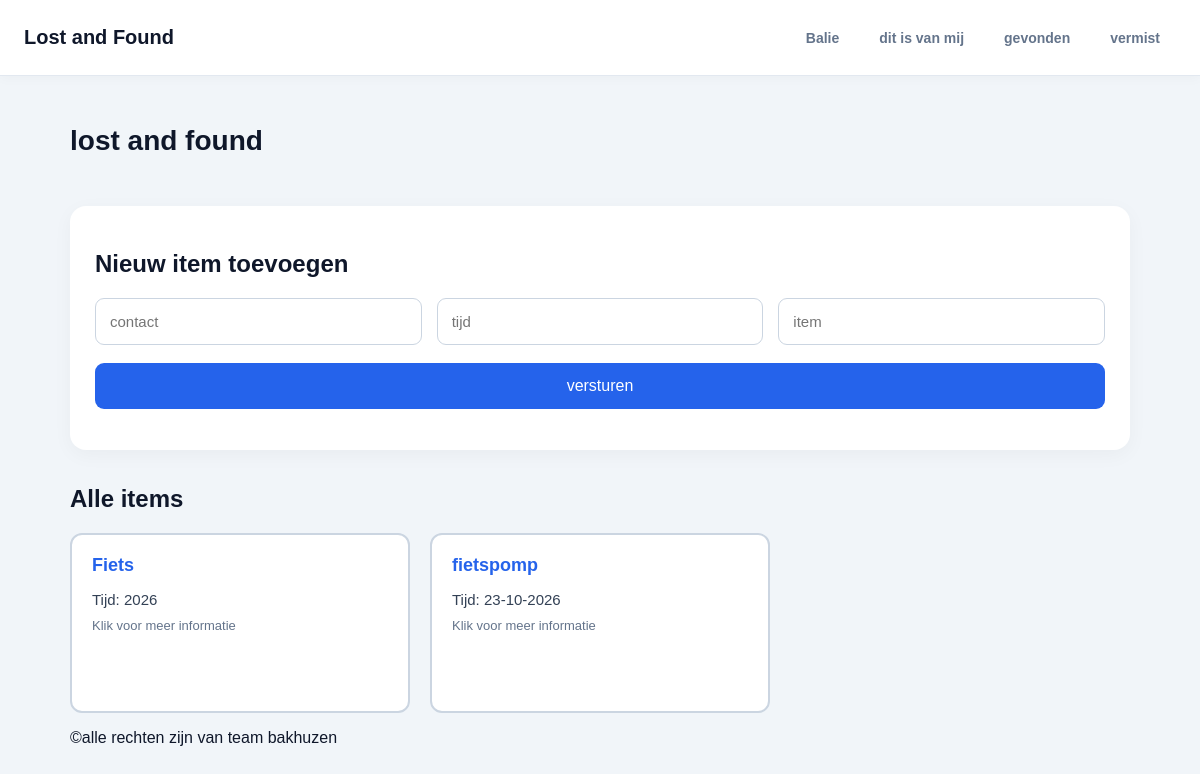
/balie.php, run on an earlier commit of the app's database.
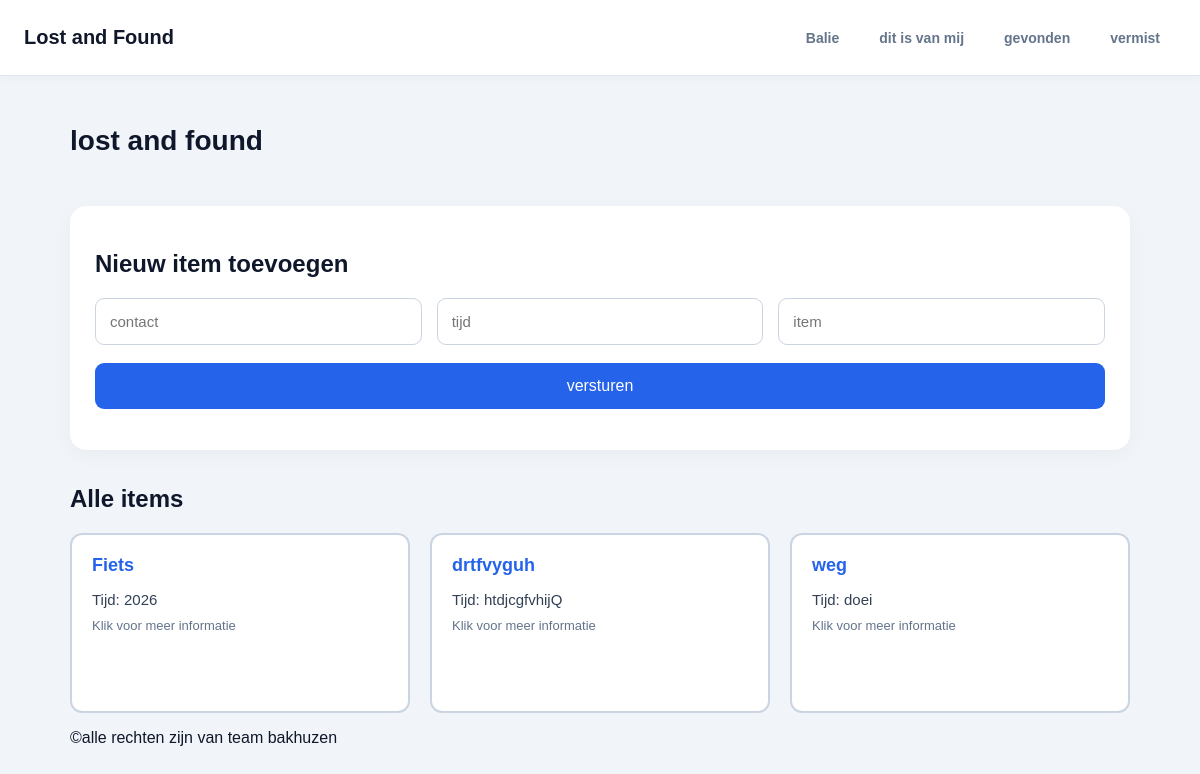
And on a later commit of the database.
### tables this page shows
CREATE TABLE lost_items (
        id INTEGER PRIMARY KEY AUTOINCREMENT,
        item TEXT,
        lost_time TEXT,
        contact TEXT
    );

### balie.php (the view, shortened to what this page needs)
<?php
require 'db.php';
?>
<?php include("header.php"); ?>
<!DOCTYPE html>
<html lang="nl">
<head>
    <link rel="stylesheet" href="balie.css">
</head>
<body>
<div class="container">
    <header>
        <h1>lost and found</h1>
    </header>
    <section class="form-box">
        <h2>Nieuw item toevoegen</h2>
        <form action="opslaan.php" method="POST" id="itemForm">
            <div class="form-row">
                <input id="contact" name="contact" type="text"
                       placeholder="contact" required>
                <input id="lost_time" name="lost_time" type="text"
                       placeholder="tijd" required>
                <input id="item" name="item" type="text"
                       placeholder="item" required>
            </div>
            <button class="add" type="submit">
                versturen
            </button>
        </form>
    </section>
    <h2>Alle items</h2>
    <section class="items">
        <div class="itemsrow">
<?php
$statement = $db->query("SELECT * FROM lost_items");
$items = $statement->fetchAll(PDO::FETCH_ASSOC);
foreach ($items as $item) {
    $id = (int) $item['id'];
    $naam = htmlspecialchars($item['item'], ENT_QUOTES, 'UTF-8');
    $tijd = htmlspecialchars($item['lost_time'], ENT_QUOTES, 'UTF-8');
    echo "<div class='echomaincontainer'>";
    echo "<label class='echomain' for='popup-$id'>";
    echo "<h2>$naam</h2>";
    echo "<p>Tijd: $tijd</p>";
    echo "<span class='bekijk-label'>Klik voor meer informatie</span>";
    echo "</label>";
    echo "</div>";
}
?>
        </div>
    </section>
    <?php require 'footer.php'; ?>
</body>
</html>

### header.php (shortened to what this page needs)
<head>
    <link rel="stylesheet" href="header.css">
</head>
<nav class="navbar">
    <div class="nav-container">
        <title class="nav-logo">
            Lost and Found
        </title>
        <div class="nav-links">
            <a href="balie.php" class="nav-link">Balie</a>
            <a href="dit%20is%20van%20mij.php" class="nav-link">dit is van mij</a>
            <a href="gevonden.php" class="nav-link">gevonden</a>
            <a href="vermist.php" class="nav-link">vermist</a>
        </div>
    </div>
</nav>

### footer.php (shortened to what this page needs)
<footer>
    <p>©alle rechten zijn van team bakhuzen</p>
</footer>

### header.css (style rules this page uses)
.navbar { background: #ffffff; border-bottom: 1px solid #e2e8f0; box-shadow: 0 2px 12px rgba(0, 0, 0, 0.03); position: sticky; top: 0; z-index: 1000; width: 100%; }
.nav-container { max-width: 1200px; margin: 0 auto; min-height: 75px; padding: 0 24px; display: flex; justify-content: space-between; align-items: center; gap: 20px; }
.nav-logo { display: flex; align-items: center; gap: 10px; text-decoration: none; font-size: 20px; font-weight: 700; }
.nav-links { display: flex; align-items: center; gap: 8px; }
.nav-link { display: flex; align-items: center; gap: 8px; padding: 11px 16px; border-radius: 9px; text-decoration: none; font-size: 14px; font-weight: 600; color: #64748b; transition: all 0.2s ease; }

### balie.css (style rules this page uses)
* { box-sizing: border-box; }
body { margin: 0; font-family: Arial, sans-serif; background: #f1f5f9; color: #0f172a; }
.container { max-width: 1100px; margin: auto; padding: 30px 20px; }
header { display: flex; justify-content: space-between; align-items: center; margin-bottom: 30px; }
h1 { font-size: 28px; }
.form-box { background: white; padding: 25px; border-radius: 16px; box-shadow: 0 5px 20px #0000000a; margin-bottom: 35px; }
.form-row { display: grid; grid-template-columns: repeat(3, 1fr); gap: 15px; }
input { width: 100%; padding: 14px; border: 1px solid #cbd5e1; border-radius: 9px; font-size: 15px; outline: none; }
button.add { width: 100%; margin-top: 18px; padding: 14px; background: #2563eb; color: white; border: none; border-radius: 9px; font-size: 16px; cursor: pointer; }
.navbar { background: #ffffff; border-bottom: 1px solid #e2e8f0; box-shadow: 0 2px 12px rgba(0, 0, 0, 0.03); position: sticky; top: 0; z-index: 1000; width: 100%; }
.nav-container { max-width: 1200px; margin: 0 auto; min-height: 75px; padding: 0 24px; display: flex; justify-content: space-between; align-items: center; gap: 20px; }
.nav-links { display: flex; align-items: center; gap: 8px; }
.nav-link { display: flex; align-items: center; gap: 8px; padding: 11px 16px; border-radius: 9px; text-decoration: none; font-size: 14px; font-weight: 600; color: #64748b; transition: all 0.2s ease; }
.itemsrow { display: grid; grid-template-columns: repeat(3, minmax(0, 1fr)); gap: 20px; }
.echomaincontainer { min-width: 0; }
.echomain { background: #ffffff; border: 2px solid #cbd5e1; border-radius: 12px; padding: 20px; min-height: 180px; height: 100%; overflow-wrap: anywhere; cursor: pointer; }
.echomain h2 { font-size: 18px; margin-top: 0; color: #2563eb; }
.echomain p { font-size: 15px; margin: 10px 0; color: #334155; }
.echomain { width: 100%; min-height: 180px; height: 100%; display: flex; flex-direction: column; align-items: flex-start; gap: 12px; padding: 20px; background: white; border: 2px solid #cbd5e1; border-radius: 12px; font-family: Arial, sans-serif; font-size: 15px; text-align: left; overflow-wrap: anywhere; cursor: pointer; transition: 0.2s ease; }
.echomain { display: block; min-height: 180px; padding: 20px; background: white; border: 2px solid #cbd5e1; border-radius: 12px; cursor: pointer; transition: 0.2s ease; }
.bekijk-label { color: #64748b; font-size: 13px; }

What changed in the data, as far as the page shows it:
removed lost_items: item "fietspomp", lost_time "23-10-2026"
added lost_items: item "drtfvyguh", lost_time "htdjcgfvhijQ"
added lost_items: item "weg", lost_time "doei"
